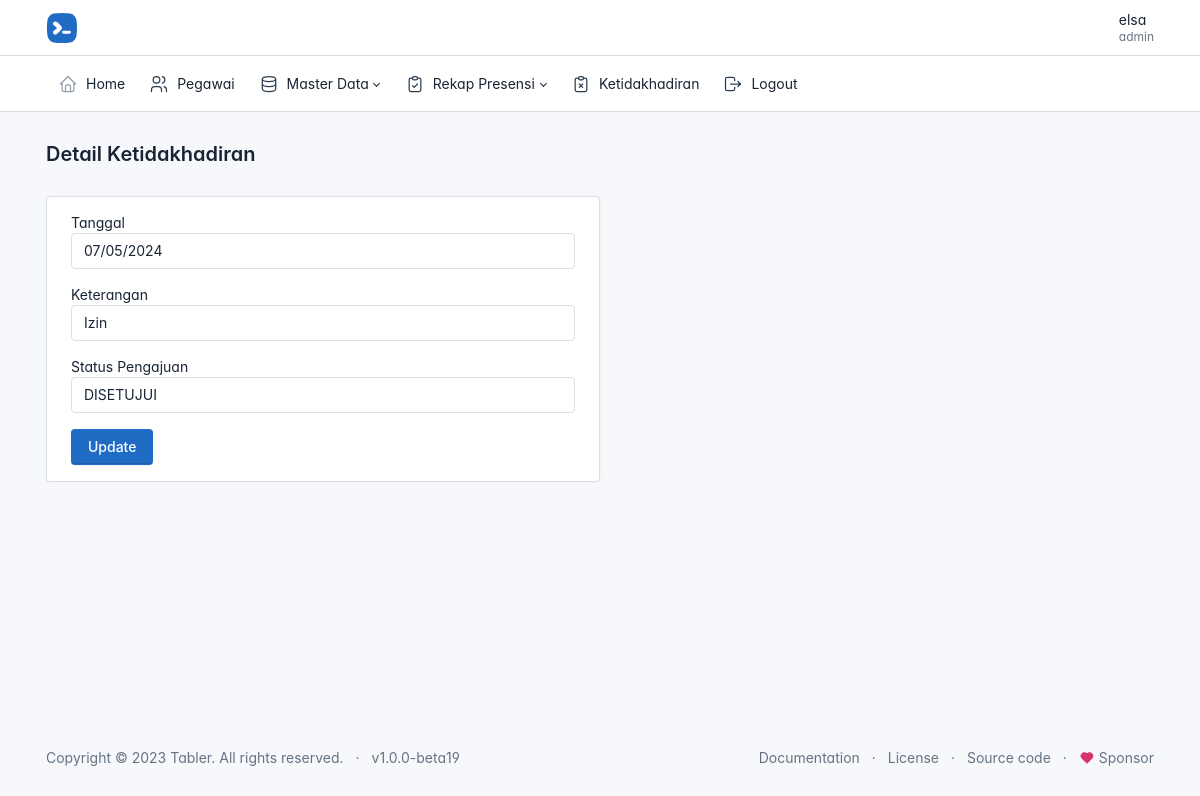
Page /admin/data_ketidakhadiran/detail.php?id=5 (signed in) on the committed database.
### tables this page shows
CREATE TABLE `ketidakhadiran` (
  `id` int(11) NOT NULL,
  `id_pegawai` int(11) NOT NULL,
  `keterangan` varchar(225) NOT NULL,
  `tanggal` date NOT NULL,
  `deskripsi` varchar(225) NOT NULL,
  `file` varchar(225) NOT NULL,
  `status_pengajuan` varchar(20) NOT NULL
);

### admin/data_ketidakhadiran/detail.php (the view, shortened to what this page needs)
<?php
include('../../admin/layout/header.php');
require_once('../../config.php');
$id = $_GET['id'];
$result = mysqli_query($connection, "SELECT * FROM ketidakhadiran WHERE id = '$id'");
while ($data = mysqli_fetch_array($result)) {
    $keterangan = $data['keterangan'];
    $tanggal = $data['tanggal'];
    $status_pengajuan = $data['status_pengajuan'];
}
?>
<div class="page-body">
    <div class="container-xl">
        <div class="card col-md-6">
            <div class="card-body">
                <form action="" method="POST">
                    <div class="mb-3">
                        <label for="">Tanggal</label>
                        <input type="date" name="tanggal" class="form-control" value="<?= $tanggal ?>" readonly>
                    </div>
                    <div class="mb-3">
                        <label for="">Keterangan</label>
                        <input type="text" name="keterangan" class="form-control" value="<?= $keterangan ?>" readonly>
                    </div>
                    <div class="mb-3">
                        <label for="">Status Pengajuan</label>
                        <select name="status_pengajuan" class="form-control">
                            <option <?php if ($status_pengajuan  == 'DISETUJUI') {
                                        echo 'selected';
                                    } ?> value="DISETUJUI">DISETUJUI</option>
                        </select>
                    </div>
                    <button type="submit" class="btn btn-primary" name="update">Update</button>
                </form>
            </div>
        </div>
    </div>
</div>
<?php include('../layout/footer.php'); ?>

### admin/layout/header.php (style rules this page uses)
:root { --tblr-font-sans-serif: 'Inter Var', -apple-system, BlinkMacSystemFont, San Francisco, Segoe UI, Roboto, Helvetica Neue, sans-serif; }
body { font-feature-settings: "cv03", "cv04", "cv11"; }

### rows in the picture
ketidakhadiran: tanggal "07/05/2024", keterangan "Izin", status_pengajuan "DISETUJUI"

### other values in the picture
$_SESSION['nama'] "elsa"
$_SESSION['jabatan'] "admin"
$judul_halaman "Detail Ketidakhadiran"
